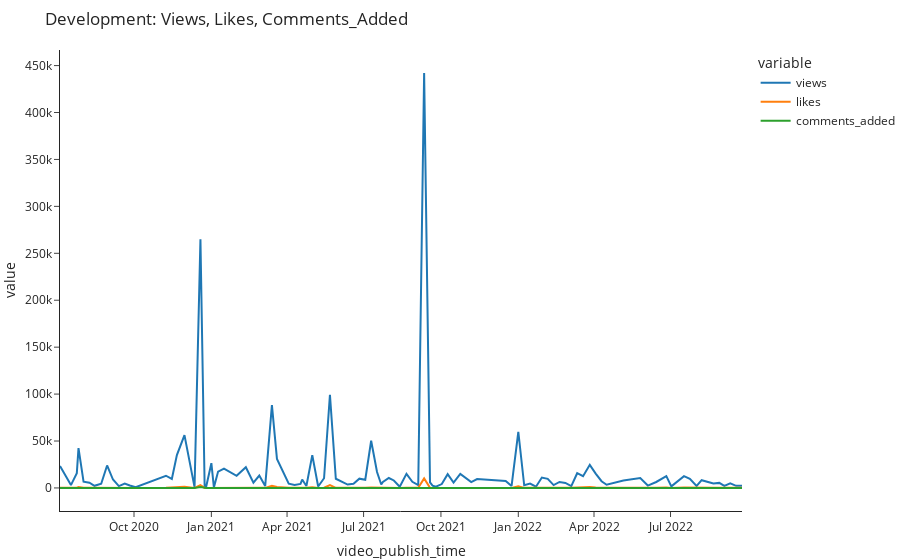

The notebook cell this image was saved under:
### Markdown cell above
#### More fancy plots

### Code cell
# def plot_timeseries(df: pd.DataFrame, columns):
#     df = df.set_index('video_publish_time').sort_index()
#     fig = px.line(
#         df,
#         x=df.index,
#         y=columns,
#         template='simple_white',
#         hover_name='video_title',
#         title=f"Development:{', '.join(columns).title()}"
#     )
#     fig.update_layout(hovermode='x unified', margin=dict(l=0, r=0, t=50, b=5))
#     return fig

# fig = plot_timeseries(df, columns=['views', 'likes', 'comments_added'])
# fig

def plot_timeseries(df, columns):
    df = df.set_index("video_publish_time").sort_index()
    fig = px.line(
        df,
        x=df.index,
        y=columns,
        template="simple_white",
        hover_name="video_title",
        title=f"Development: {', '.join(columns).title()}",
    )
    fig.update_layout(hovermode="x unified", margin=dict(l=0, r=0, t=50, b=5))
    return fig

fig = plot_timeseries(df=df, columns=["views", "likes", "comments_added"])
fig.show()

### Figure 1 — Plotly figure (JSON) as saved in the notebook; plotly's stock layout.template omitted (floating-point values rounded to 4 significant figures)
{"data": [{"hovertemplate": "<b>%{hovertext}</b><br><br>variable=views<br>video_publish_time=%{x}<br>value=%{y}<extra></extra>", "hovertext": ["📈 How To Get Stock Data In Excel By Using VBA | Step-by-Step Tutorial", "💻 How To Create A GUI In Python Using Tkinter To Display COVID19 Stats | Step-by-Step Tutorial", "How To Create An Interactive Gantt Diagram In Python Using Plotly & Excel | Step-by-Step Tutorial", "How To Execute A Python Script From Excel Using VBA | Step-by-Step Tutorial [EASY]", "How To Create A Treemap & Sunburst Chart In Python Using Plotly & Excel | Tutorial [EASY] 💻", "How To Create An Animated Bar Chart (Bar Race) In Python Using Plotly & Excel | Tutorial [EASY] 💻", "How To Create A Waterfall Chart In Python Using Plotly & Excel | Tutorial [EASY] 💻", "How To Create A Pie Chart In Python Using Plotly & Excel | Tutorial [EASY] 💻", "How To Create A Word Cloud In Python | Tutorial [EASY] 💻", "How to Get Stock Data & Export It To Excel Using Python | Tutorial [EASY] 💻", "How To Create A GUI Program In Python Using Tkinter (EASY) 💻 | Fun Fact Generator", "📈 How To Create A Candlestick Chart In Python Using Plotly | Tutorial [EASY]", "How To Create A Bar Race Animation Using Excel And Python | Tutorial [EASY] 💻", "Excel Template To Create Interactive Waterfall Charts | Combines VBA + Python 💻", "Send WhatsApp Messages From Excel With VBA Using Twilio | Step-by-Step Tutorial 💬", "Turn Your Excel Worksheet Into An Exploratory Data Analysis Report In Just 3 Lines Of Python Code 🔥", "How To Send SMS Messages From Excel With VBA | Step-by-Step Tutorial 💬", "How To Automate Excel Using Python | Combine Files & Create Charts 🤓", "Create Hand Drawn Charts In Excel Using Python (Fast & Easy) | Cutecharts Tutorial 📊", "How To Send WhatsApp Messages From Excel Using VBA (Free & Easy) 📲", "How To Create An Interactive Population Pyramid in Python Using Plotly (Fast & Easy)", "Create Gauge & Bullet Charts In 3 Seconds Using Excel and Python 🐍 | Free Excel Template", "Send Daily Push Notifications to Your Phone Using Python | Build A New Year's Resolution BOT (fast)", "Quick Tip: Excel VBA Debugging", "Install Miniconda (Python) with Jupyter Notebook and Setting Up Virtual Environments on Windows 10", "How to Export WhatsApp Chat History to Excel using Python 📲 (fast & easy) | Android and iOS", "Solve Real-World Data Science Tasks in Python | Data Analysis with Pandas & Plotly (Full Tutorial)", "How to Run Python in an Open Excel Workbook (EASY) | Combine Excel & Python | xlwings Tutorial", "Read Messy & Poorly Structured Excel Files Using Pandas (Python)", "Replace Excel Vlookup in Python Using Pandas (fast & easy) | Pandas Merge Tutorial", "Pull Stock Data & Export It To Excel Using Python #shorts", "Turn Your Excel File Into A Web App With Python (fast & easy) | Streamlit Tutorial", "Deploy Your Streamlit Web App on Heroku For Free (fast & easy)", "Build a Dividend & Portfolio Tracker in Excel by using Python [Free Template]", "Build a Weather App in Excel by using Python", "How to Merge Multiple PDF Files in Excel Using Python (fast & easy)", "What is this channel all about...", "How To Create Pandas Dataframe From Clipboard #Shorts", "Automating Word Documents from Excel Using Python | ‘docxtpl’ Tutorial", "Create A Liquid (Water Polo) Chart From Excel Data in Python | ‘PyeCharts’ Tutorials", "Split Excel Data into Multiple Files by Column Values using Python (fast & easy)", "How to Create an Excel Data Entry Form in 10 Minutes Using Python (No VBA) | Easy & Simple", "How To Send Bulk SMS From Excel With TWILIO + VBA [Free Template]", "Python: Split Each Excel Sheet Into Separate Files (fast & easy)", "Excel SUMIFS, COUNTIFS & AVERAGEIFS in PYTHON (Pandas Library)", "How to Send Push Notifications to Your Phone Using Excel & VBA", "Build a Web App to Group & Plot Excel Files in Python with Streamlit", "Python: Combine All Excel Files in a Folder into One Workbook", "Send BULK SMS From Your OWN Number Using EXCEL [Free Template]", "Python: Copy Data From Multiple Files to Master File | Read/Write Closed Excel Files Using Openpyxl", "How To Remove “Made with Streamlit”, Hamburger Icon Menu & Streamlit Header", "Send Bulk Emails From Your Gmail Account Using Excel VBA (with Attachments) | FREE TEMPLATE 😎", "Combine Excel & Python | Execute a Python Script from Excel using xlwings | Works on Windows & macOS", "FREE Excel Add-in to Boost Your Productivity", "Python: Group Excel Sheets & Save Them As Separate Workbooks", "How To Execute An Excel VBA Macro From Python", "Integrate Lottie Animations Inside Your Streamlit App!", "Create A Pandas Dataframe Right Inside Excel", "Turn An Excel Sheet Into An Interactive Dashboard Using Python (Streamlit)", "How To Add A Contact Form To Your Streamlit App", "How To Save Cookies & Login Data In Selenium VBA (Chrome Webdriver)", "Automate Tinder with EXCEL | Step-By-Step Tutorial", "4 Pandas Functions That I Wish I Knew Earlier", "Automate Excel Reporting Using Python (Real-Life-Example) | Pandas, Plotly, Xlwings Tutorial", "How to use the Pathlib Module in Python | QuickStart Guide for Beginners", "How To Easily Insert Python Charts Into Excel", "Create and Distribute Excel Files using Python and Outlook | Automate Excel with Python", "Python: How to Loop Through Folders and Subfolders", "Is PYTHON or VBA better? Which language should you learn? 🤔", "Add a snowflake animation to your streamlit web app (quick & easy)", "Build a Website in only 12 minutes using Python & Streamlit", "How to Split Each Excel Sheet Into a Separate File Using Python", "Find & Replace Values in Multiple Excel Files using Python (fast & easy)", "Save Excel Values From Each Worksheet In A Separate File", "Export Pandas DataFrames to new & existing Excel workbook", "Create a Data Entry Form for MS Word in 10 Minutes using Python | PySimpleGUI & docxtpl Tutorial", "How to Merge Excel Files with Different Headers in Python", "Generate MS Word documents in bulk based on an Excel list using Python", "Supercharge Excel With Python 🚀", "Weighted Average Calculation in Pandas", "The EASIEST way to insert a NAVIGATION into your Streamlit app", "Download All Messages & Attachments From Outlook Using Python", "Turn Your Excel Data Into An Interactive Dashboard Using Python | Pyecharts Tutorial", "Compare Two Excel Sheets with Different Number of Rows and Find Differences using Python", "Make a GUI with just ONE LINE of code using Python", "Merge multiple PDF files based on their name using Python (Real-World Example)", "Turn Your Excel Sheet Into An Interactive Application Using Python (Full Project)", "How to Add a User Authentication Service (Login Form) in Streamlit", "Execute a Python Script from Excel using the MyToolBelt add-in", "How to Add a User Authentication Service (Login Form) in Streamlit + Database", "Build A Streamlit Web App From Scratch (incl. NoSQL Database + interactive Sankey chart) 🚀", "How to Lock Cells in Excel using Python 🔒 (by Cell Color, Font Style, Formula or Cell Value)", "Create an advanced GUI app with PySimpleGUI (Full Tutorial)", "How to create a Streamlit Multi-Page Web App", "Export a Pandas Dataframe to Excel with Document Properties", "Run SQL queries in EXCEL (just like a normal Excel formula 🤯)", "Automate Emails Using Python! Build An Automatic Payment Reminder & Schedule Your Scripts Online", "Build A Digital Resume Using Python & Streamlit", "Convert the content from multiple TXT or CSV files into Excel using Python (Real-World Example)", "5 Little Known Pandas Features 🤓", "Deploy Your Streamlit App To Render (Free Heroku Alternative)", "The EASIEST way to load multiple EXCEL sheets in PANDAS"], "legendgroup": "views", "line": {"color": "#1F77B4", "dash": "solid"}, "marker": {"symbol": "circle"}, "mode": "lines", "name": "views", "orientation": "v", "showlegend": true, "type": "scatter", "x": ["2020-07-05T00:00:00", "2020-07-18T00:00:00", "2020-07-25T00:00:00", "2020-07-27T00:00:00", "2020-08-02T00:00:00", "2020-08-09T00:00:00", "2020-08-15T00:00:00", "2020-08-23T00:00:00", "2020-08-30T00:00:00", "2020-09-06T00:00:00", "2020-09-13T00:00:00", "2020-09-20T00:00:00", "2020-09-26T00:00:00", "2020-10-03T00:00:00", "2020-11-08T00:00:00", "2020-11-15T00:00:00", "2020-11-21T00:00:00", "2020-11-30T00:00:00", "2020-12-12T00:00:00", "2020-12-19T00:00:00", "2020-12-24T00:00:00", "2020-12-26T00:00:00", "2021-01-01T00:00:00", "2021-01-04T00:00:00", "2021-01-09T00:00:00", "2021-01-16T00:00:00", "2021-01-31T00:00:00", "2021-02-11T00:00:00", "2021-02-20T00:00:00", "2021-02-27T00:00:00", "2021-03-06T00:00:00", "2021-03-14T00:00:00", "2021-03-20T00:00:00", "2021-04-03T00:00:00", "2021-04-10T00:00:00", "2021-04-17T00:00:00", "2021-04-19T00:00:00", "2021-04-24T00:00:00", "2021-05-01T00:00:00", "2021-05-08T00:00:00", "2021-05-15T00:00:00", "2021-05-22T00:00:00", "2021-05-29T00:00:00", "2021-06-05T00:00:00", "2021-06-12T00:00:00", "2021-06-19T00:00:00", "2021-06-26T00:00:00", "2021-07-03T00:00:00", "2021-07-10T00:00:00", "2021-07-17T00:00:00", "2021-07-22T00:00:00", "2021-07-24T00:00:00", "2021-07-31T00:00:00", "2021-08-06T00:00:00", "2021-08-13T00:00:00", "2021-08-21T00:00:00", "2021-08-28T00:00:00", "2021-09-04T00:00:00", "2021-09-11T00:00:00", "2021-09-18T00:00:00", "2021-09-21T00:00:00", "2021-09-25T00:00:00", "2021-10-02T00:00:00", "2021-10-09T00:00:00", "2021-10-16T00:00:00", "2021-10-24T00:00:00", "2021-11-06T00:00:00", "2021-11-13T00:00:00", "2021-12-17T00:00:00", "2021-12-24T00:00:00", "2022-01-01T00:00:00", "2022-01-08T00:00:00", "2022-01-15T00:00:00", "2022-01-22T00:00:00", "2022-01-29T00:00:00", "2022-02-05T00:00:00", "2022-02-12T00:00:00", "2022-02-19T00:00:00", "2022-02-26T00:00:00", "2022-03-05T00:00:00", "2022-03-12T00:00:00", "2022-03-19T00:00:00", "2022-03-27T00:00:00", "2022-04-03T00:00:00", "2022-04-10T00:00:00", "2022-04-16T00:00:00", "2022-05-06T00:00:00", "2022-05-26T00:00:00", "2022-06-04T00:00:00", "2022-06-14T00:00:00", "2022-06-26T00:00:00", "2022-07-02T00:00:00", "2022-07-17T00:00:00", "2022-07-24T00:00:00", "2022-08-01T00:00:00", "2022-08-07T00:00:00", "2022-08-21T00:00:00", "2022-08-28T00:00:00", "2022-09-03T00:00:00", "2022-09-10T00:00:00", "2022-09-17T00:00:00", "2022-09-24T00:00:00"], "xaxis": "x", "y": [23304, 3058, 15731, 42471, 6604, 5534, 2307, 4465, 23941, 8966, 1994, 4666, 2610, 806, 13026, 9606, 35044, 56273, 904, 265002, 2121, 2159, 26379, 621, 17415, 20518, 12911, 22070, 5555, 13245, 1961, 88223, 30941, 4550, 3197, 4257, 8974, 2137, 34943, 1538, 10331, 99259, 9781, 6659, 3584, 4498, 9875, 8719, 50270, 17039, 3708, 6397, 10585, 7972, 1322, 14967, 6600, 3001, 442044, 5976, 2436, 1343, 4129, 14713, 5783, 15027, 6170, 9416, 7523, 2087, 59870, 2866, 4685, 1360, 11057, 9668, 3068, 6382, 5343, 1957, 15711, 12532, 24612, 15348, 7158, 3432, 7829, 10576, 2554, 6365, 12591, 1688, 12537, 9704, 2111, 8268, 4800, 5400, 2143, 4979, 2238, 2221], "yaxis": "y"}, {"hovertemplate": "<b>%{hovertext}</b><br><br>variable=likes<br>video_publish_time=%{x}<br>value=%{y}<extra></extra>", "hovertext": ["📈 How To Get Stock Data In Excel By Using VBA | Step-by-Step Tutorial", "💻 How To Create A GUI In Python Using Tkinter To Display COVID19 Stats | Step-by-Step Tutorial", "How To Create An Interactive Gantt Diagram In Python Using Plotly & Excel | Step-by-Step Tutorial", "How To Execute A Python Script From Excel Using VBA | Step-by-Step Tutorial [EASY]", "How To Create A Treemap & Sunburst Chart In Python Using Plotly & Excel | Tutorial [EASY] 💻", "How To Create An Animated Bar Chart (Bar Race) In Python Using Plotly & Excel | Tutorial [EASY] 💻", "How To Create A Waterfall Chart In Python Using Plotly & Excel | Tutorial [EASY] 💻", "How To Create A Pie Chart In Python Using Plotly & Excel | Tutorial [EASY] 💻", "How To Create A Word Cloud In Python | Tutorial [EASY] 💻", "How to Get Stock Data & Export It To Excel Using Python | Tutorial [EASY] 💻", "How To Create A GUI Program In Python Using Tkinter (EASY) 💻 | Fun Fact Generator", "📈 How To Create A Candlestick Chart In Python Using Plotly | Tutorial [EASY]", "How To Create A Bar Race Animation Using Excel And Python | Tutorial [EASY] 💻", "Excel Template To Create Interactive Waterfall Charts | Combines VBA + Python 💻", "Send WhatsApp Messages From Excel With VBA Using Twilio | Step-by-Step Tutorial 💬", "Turn Your Excel Worksheet Into An Exploratory Data Analysis Report In Just 3 Lines Of Python Code 🔥", "How To Send SMS Messages From Excel With VBA | Step-by-Step Tutorial 💬", "How To Automate Excel Using Python | Combine Files & Create Charts 🤓", "Create Hand Drawn Charts In Excel Using Python (Fast & Easy) | Cutecharts Tutorial 📊", "How To Send WhatsApp Messages From Excel Using VBA (Free & Easy) 📲", "How To Create An Interactive Population Pyramid in Python Using Plotly (Fast & Easy)", "Create Gauge & Bullet Charts In 3 Seconds Using Excel and Python 🐍 | Free Excel Template", "Send Daily Push Notifications to Your Phone Using Python | Build A New Year's Resolution BOT (fast)", "Quick Tip: Excel VBA Debugging", "Install Miniconda (Python) with Jupyter Notebook and Setting Up Virtual Environments on Windows 10", "How to Export WhatsApp Chat History to Excel using Python 📲 (fast & easy) | Android and iOS", "Solve Real-World Data Science Tasks in Python | Data Analysis with Pandas & Plotly (Full Tutorial)", "How to Run Python in an Open Excel Workbook (EASY) | Combine Excel & Python | xlwings Tutorial", "Read Messy & Poorly Structured Excel Files Using Pandas (Python)", "Replace Excel Vlookup in Python Using Pandas (fast & easy) | Pandas Merge Tutorial", "Pull Stock Data & Export It To Excel Using Python #shorts", "Turn Your Excel File Into A Web App With Python (fast & easy) | Streamlit Tutorial", "Deploy Your Streamlit Web App on Heroku For Free (fast & easy)", "Build a Dividend & Portfolio Tracker in Excel by using Python [Free Template]", "Build a Weather App in Excel by using Python", "How to Merge Multiple PDF Files in Excel Using Python (fast & easy)", "What is this channel all about...", "How To Create Pandas Dataframe From Clipboard #Shorts", "Automating Word Documents from Excel Using Python | ‘docxtpl’ Tutorial", "Create A Liquid (Water Polo) Chart From Excel Data in Python | ‘PyeCharts’ Tutorials", "Split Excel Data into Multiple Files by Column Values using Python (fast & easy)", "How to Create an Excel Data Entry Form in 10 Minutes Using Python (No VBA) | Easy & Simple", "How To Send Bulk SMS From Excel With TWILIO + VBA [Free Template]", "Python: Split Each Excel Sheet Into Separate Files (fast & easy)", "Excel SUMIFS, COUNTIFS & AVERAGEIFS in PYTHON (Pandas Library)", "How to Send Push Notifications to Your Phone Using Excel & VBA", "Build a Web App to Group & Plot Excel Files in Python with Streamlit", "Python: Combine All Excel Files in a Folder into One Workbook", "Send BULK SMS From Your OWN Number Using EXCEL [Free Template]", "Python: Copy Data From Multiple Files to Master File | Read/Write Closed Excel Files Using Openpyxl", "How To Remove “Made with Streamlit”, Hamburger Icon Menu & Streamlit Header", "Send Bulk Emails From Your Gmail Account Using Excel VBA (with Attachments) | FREE TEMPLATE 😎", "Combine Excel & Python | Execute a Python Script from Excel using xlwings | Works on Windows & macOS", "FREE Excel Add-in to Boost Your Productivity", "Python: Group Excel Sheets & Save Them As Separate Workbooks", "How To Execute An Excel VBA Macro From Python", "Integrate Lottie Animations Inside Your Streamlit App!", "Create A Pandas Dataframe Right Inside Excel", "Turn An Excel Sheet Into An Interactive Dashboard Using Python (Streamlit)", "How To Add A Contact Form To Your Streamlit App", "How To Save Cookies & Login Data In Selenium VBA (Chrome Webdriver)", "Automate Tinder with EXCEL | Step-By-Step Tutorial", "4 Pandas Functions That I Wish I Knew Earlier", "Automate Excel Reporting Using Python (Real-Life-Example) | Pandas, Plotly, Xlwings Tutorial", "How to use the Pathlib Module in Python | QuickStart Guide for Beginners", "How To Easily Insert Python Charts Into Excel", "Create and Distribute Excel Files using Python and Outlook | Automate Excel with Python", "Python: How to Loop Through Folders and Subfolders", "Is PYTHON or VBA better? Which language should you learn? 🤔", "Add a snowflake animation to your streamlit web app (quick & easy)", "Build a Website in only 12 minutes using Python & Streamlit", "How to Split Each Excel Sheet Into a Separate File Using Python", "Find & Replace Values in Multiple Excel Files using Python (fast & easy)", "Save Excel Values From Each Worksheet In A Separate File", "Export Pandas DataFrames to new & existing Excel workbook", "Create a Data Entry Form for MS Word in 10 Minutes using Python | PySimpleGUI & docxtpl Tutorial", "How to Merge Excel Files with Different Headers in Python", "Generate MS Word documents in bulk based on an Excel list using Python", "Supercharge Excel With Python 🚀", "Weighted Average Calculation in Pandas", "The EASIEST way to insert a NAVIGATION into your Streamlit app", "Download All Messages & Attachments From Outlook Using Python", "Turn Your Excel Data Into An Interactive Dashboard Using Python | Pyecharts Tutorial", "Compare Two Excel Sheets with Different Number of Rows and Find Differences using Python", "Make a GUI with just ONE LINE of code using Python", "Merge multiple PDF files based on their name using Python (Real-World Example)", "Turn Your Excel Sheet Into An Interactive Application Using Python (Full Project)", "How to Add a User Authentication Service (Login Form) in Streamlit", "Execute a Python Script from Excel using the MyToolBelt add-in", "How to Add a User Authentication Service (Login Form) in Streamlit + Database", "Build A Streamlit Web App From Scratch (incl. NoSQL Database + interactive Sankey chart) 🚀", "How to Lock Cells in Excel using Python 🔒 (by Cell Color, Font Style, Formula or Cell Value)", "Create an advanced GUI app with PySimpleGUI (Full Tutorial)", "How to create a Streamlit Multi-Page Web App", "Export a Pandas Dataframe to Excel with Document Properties", "Run SQL queries in EXCEL (just like a normal Excel formula 🤯)", "Automate Emails Using Python! Build An Automatic Payment Reminder & Schedule Your Scripts Online", "Build A Digital Resume Using Python & Streamlit", "Convert the content from multiple TXT or CSV files into Excel using Python (Real-World Example)", "5 Little Known Pandas Features 🤓", "Deploy Your Streamlit App To Render (Free Heroku Alternative)", "The EASIEST way to load multiple EXCEL sheets in PANDAS"], "legendgroup": "likes", "line": {"color": "#FF7F0E", "dash": "solid"}, "marker": {"symbol": "circle"}, "mode": "lines", "name": "likes", "orientation": "v", "showlegend": true, "type": "scatter", "x": ["2020-07-05T00:00:00", "2020-07-18T00:00:00", "2020-07-25T00:00:00", "2020-07-27T00:00:00", "2020-08-02T00:00:00", "2020-08-09T00:00:00", "2020-08-15T00:00:00", "2020-08-23T00:00:00", "2020-08-30T00:00:00", "2020-09-06T00:00:00", "2020-09-13T00:00:00", "2020-09-20T00:00:00", "2020-09-26T00:00:00", "2020-10-03T00:00:00", "2020-11-08T00:00:00", "2020-11-15T00:00:00", "2020-11-21T00:00:00", "2020-11-30T00:00:00", "2020-12-12T00:00:00", "2020-12-19T00:00:00", "2020-12-24T00:00:00", "2020-12-26T00:00:00", "2021-01-01T00:00:00", "2021-01-04T00:00:00", "2021-01-09T00:00:00", "2021-01-16T00:00:00", "2021-01-31T00:00:00", "2021-02-11T00:00:00", "2021-02-20T00:00:00", "2021-02-27T00:00:00", "2021-03-06T00:00:00", "2021-03-14T00:00:00", "2021-03-20T00:00:00", "2021-04-03T00:00:00", "2021-04-10T00:00:00", "2021-04-17T00:00:00", "2021-04-19T00:00:00", "2021-04-24T00:00:00", "2021-05-01T00:00:00", "2021-05-08T00:00:00", "2021-05-15T00:00:00", "2021-05-22T00:00:00", "2021-05-29T00:00:00", "2021-06-05T00:00:00", "2021-06-12T00:00:00", "2021-06-19T00:00:00", "2021-06-26T00:00:00", "2021-07-03T00:00:00", "2021-07-10T00:00:00", "2021-07-17T00:00:00", "2021-07-22T00:00:00", "2021-07-24T00:00:00", "2021-07-31T00:00:00", "2021-08-06T00:00:00", "2021-08-13T00:00:00", "2021-08-21T00:00:00", "2021-08-28T00:00:00", "2021-09-04T00:00:00", "2021-09-11T00:00:00", "2021-09-18T00:00:00", "2021-09-21T00:00:00", "2021-09-25T00:00:00", "2021-10-02T00:00:00", "2021-10-09T00:00:00", "2021-10-16T00:00:00", "2021-10-24T00:00:00", "2021-11-06T00:00:00", "2021-11-13T00:00:00", "2021-12-17T00:00:00", "2021-12-24T00:00:00", "2022-01-01T00:00:00", "2022-01-08T00:00:00", "2022-01-15T00:00:00", "2022-01-22T00:00:00", "2022-01-29T00:00:00", "2022-02-05T00:00:00", "2022-02-12T00:00:00", "2022-02-19T00:00:00", "2022-02-26T00:00:00", "2022-03-05T00:00:00", "2022-03-12T00:00:00", "2022-03-19T00:00:00", "2022-03-27T00:00:00", "2022-04-03T00:00:00", "2022-04-10T00:00:00", "2022-04-16T00:00:00", "2022-05-06T00:00:00", "2022-05-26T00:00:00", "2022-06-04T00:00:00", "2022-06-14T00:00:00", "2022-06-26T00:00:00", "2022-07-02T00:00:00", "2022-07-17T00:00:00", "2022-07-24T00:00:00", "2022-08-01T00:00:00", "2022-08-07T00:00:00", "2022-08-21T00:00:00", "2022-08-28T00:00:00", "2022-09-03T00:00:00", "2022-09-10T00:00:00", "2022-09-17T00:00:00", "2022-09-24T00:00:00"], "xaxis": "x", "y": [304, 42, 258, 883, 147, 119, 62, 58, 377, 158, 46, 92, 74, 25, 119, 301, 362, 1377, 48, 3057, 55, 49, 512, 14, 317, 271, 414, 393, 196, 345, 89, 2398, 966, 140, 87, 103, 47, 139, 745, 70, 237, 3112, 164, 86, 105, 109, 321, 171, 537, 373, 115, 135, 210, 294, 38, 261, 239, 124, 10175, 128, 46, 45, 360, 414, 256, 438, 270, 308, 271, 58, 1897, 102, 178, 50, 231, 421, 125, 238, 218, 93, 538, 364, 896, 385, 311, 154, 315, 392, 105, 203, 468, 56, 424, 246, 96, 338, 235, 280, 95, 293, 142, 134], "yaxis": "y"}, {"hovertemplate": "<b>%{hovertext}</b><br><br>variable=comments_added<br>video_publish_time=%{x}<br>value=%{y}<extra></extra>", "hovertext": ["📈 How To Get Stock Data In Excel By Using VBA | Step-by-Step Tutorial", "💻 How To Create A GUI In Python Using Tkinter To Display COVID19 Stats | Step-by-Step Tutorial", "How To Create An Interactive Gantt Diagram In Python Using Plotly & Excel | Step-by-Step Tutorial", "How To Execute A Python Script From Excel Using VBA | Step-by-Step Tutorial [EASY]", "How To Create A Treemap & Sunburst Chart In Python Using Plotly & Excel | Tutorial [EASY] 💻", "How To Create An Animated Bar Chart (Bar Race) In Python Using Plotly & Excel | Tutorial [EASY] 💻", "How To Create A Waterfall Chart In Python Using Plotly & Excel | Tutorial [EASY] 💻", "How To Create A Pie Chart In Python Using Plotly & Excel | Tutorial [EASY] 💻", "How To Create A Word Cloud In Python | Tutorial [EASY] 💻", "How to Get Stock Data & Export It To Excel Using Python | Tutorial [EASY] 💻", "How To Create A GUI Program In Python Using Tkinter (EASY) 💻 | Fun Fact Generator", "📈 How To Create A Candlestick Chart In Python Using Plotly | Tutorial [EASY]", "How To Create A Bar Race Animation Using Excel And Python | Tutorial [EASY] 💻", "Excel Template To Create Interactive Waterfall Charts | Combines VBA + Python 💻", "Send WhatsApp Messages From Excel With VBA Using Twilio | Step-by-Step Tutorial 💬", "Turn Your Excel Worksheet Into An Exploratory Data Analysis Report In Just 3 Lines Of Python Code 🔥", "How To Send SMS Messages From Excel With VBA | Step-by-Step Tutorial 💬", "How To Automate Excel Using Python | Combine Files & Create Charts 🤓", "Create Hand Drawn Charts In Excel Using Python (Fast & Easy) | Cutecharts Tutorial 📊", "How To Send WhatsApp Messages From Excel Using VBA (Free & Easy) 📲", "How To Create An Interactive Population Pyramid in Python Using Plotly (Fast & Easy)", "Create Gauge & Bullet Charts In 3 Seconds Using Excel and Python 🐍 | Free Excel Template", "Send Daily Push Notifications to Your Phone Using Python | Build A New Year's Resolution BOT (fast)", "Quick Tip: Excel VBA Debugging", "Install Miniconda (Python) with Jupyter Notebook and Setting Up Virtual Environments on Windows 10", "How to Export WhatsApp Chat History to Excel using Python 📲 (fast & easy) | Android and iOS", "Solve Real-World Data Science Tasks in Python | Data Analysis with Pandas & Plotly (Full Tutorial)", "How to Run Python in an Open Excel Workbook (EASY) | Combine Excel & Python | xlwings Tutorial", "Read Messy & Poorly Structured Excel Files Using Pandas (Python)", "Replace Excel Vlookup in Python Using Pandas (fast & easy) | Pandas Merge Tutorial", "Pull Stock Data & Export It To Excel Using Python #shorts", "Turn Your Excel File Into A Web App With Python (fast & easy) | Streamlit Tutorial", "Deploy Your Streamlit Web App on Heroku For Free (fast & easy)", "Build a Dividend & Portfolio Tracker in Excel by using Python [Free Template]", "Build a Weather App in Excel by using Python", "How to Merge Multiple PDF Files in Excel Using Python (fast & easy)", "What is this channel all about...", "How To Create Pandas Dataframe From Clipboard #Shorts", "Automating Word Documents from Excel Using Python | ‘docxtpl’ Tutorial", "Create A Liquid (Water Polo) Chart From Excel Data in Python | ‘PyeCharts’ Tutorials", "Split Excel Data into Multiple Files by Column Values using Python (fast & easy)", "How to Create an Excel Data Entry Form in 10 Minutes Using Python (No VBA) | Easy & Simple", "How To Send Bulk SMS From Excel With TWILIO + VBA [Free Template]", "Python: Split Each Excel Sheet Into Separate Files (fast & easy)", "Excel SUMIFS, COUNTIFS & AVERAGEIFS in PYTHON (Pandas Library)", "How to Send Push Notifications to Your Phone Using Excel & VBA", "Build a Web App to Group & Plot Excel Files in Python with Streamlit", "Python: Combine All Excel Files in a Folder into One Workbook", "Send BULK SMS From Your OWN Number Using EXCEL [Free Template]", "Python: Copy Data From Multiple Files to Master File | Read/Write Closed Excel Files Using Openpyxl", "How To Remove “Made with Streamlit”, Hamburger Icon Menu & Streamlit Header", "Send Bulk Emails From Your Gmail Account Using Excel VBA (with Attachments) | FREE TEMPLATE 😎", "Combine Excel & Python | Execute a Python Script from Excel using xlwings | Works on Windows & macOS", "FREE Excel Add-in to Boost Your Productivity", "Python: Group Excel Sheets & Save Them As Separate Workbooks", "How To Execute An Excel VBA Macro From Python", "Integrate Lottie Animations Inside Your Streamlit App!", "Create A Pandas Dataframe Right Inside Excel", "Turn An Excel Sheet Into An Interactive Dashboard Using Python (Streamlit)", "How To Add A Contact Form To Your Streamlit App", "How To Save Cookies & Login Data In Selenium VBA (Chrome Webdriver)", "Automate Tinder with EXCEL | Step-By-Step Tutorial", "4 Pandas Functions That I Wish I Knew Earlier", "Automate Excel Reporting Using Python (Real-Life-Example) | Pandas, Plotly, Xlwings Tutorial", "How to use the Pathlib Module in Python | QuickStart Guide for Beginners", "How To Easily Insert Python Charts Into Excel", "Create and Distribute Excel Files using Python and Outlook | Automate Excel with Python", "Python: How to Loop Through Folders and Subfolders", "Is PYTHON or VBA better? Which language should you learn? 🤔", "Add a snowflake animation to your streamlit web app (quick & easy)", "Build a Website in only 12 minutes using Python & Streamlit", "How to Split Each Excel Sheet Into a Separate File Using Python", "Find & Replace Values in Multiple Excel Files using Python (fast & easy)", "Save Excel Values From Each Worksheet In A Separate File", "Export Pandas DataFrames to new & existing Excel workbook", "Create a Data Entry Form for MS Word in 10 Minutes using Python | PySimpleGUI & docxtpl Tutorial", "How to Merge Excel Files with Different Headers in Python", "Generate MS Word documents in bulk based on an Excel list using Python", "Supercharge Excel With Python 🚀", "Weighted Average Calculation in Pandas", "The EASIEST way to insert a NAVIGATION into your Streamlit app", "Download All Messages & Attachments From Outlook Using Python", "Turn Your Excel Data Into An Interactive Dashboard Using Python | Pyecharts Tutorial", "Compare Two Excel Sheets with Different Number of Rows and Find Differences using Python", "Make a GUI with just ONE LINE of code using Python", "Merge multiple PDF files based on their name using Python (Real-World Example)", "Turn Your Excel Sheet Into An Interactive Application Using Python (Full Project)", "How to Add a User Authentication Service (Login Form) in Streamlit", "Execute a Python Script from Excel using the MyToolBelt add-in", "How to Add a User Authentication Service (Login Form) in Streamlit + Database", "Build A Streamlit Web App From Scratch (incl. NoSQL Database + interactive Sankey chart) 🚀", "How to Lock Cells in Excel using Python 🔒 (by Cell Color, Font Style, Formula or Cell Value)", "Create an advanced GUI app with PySimpleGUI (Full Tutorial)", "How to create a Streamlit Multi-Page Web App", "Export a Pandas Dataframe to Excel with Document Properties", "Run SQL queries in EXCEL (just like a normal Excel formula 🤯)", "Automate Emails Using Python! Build An Automatic Payment Reminder & Schedule Your Scripts Online", "Build A Digital Resume Using Python & Streamlit", "Convert the content from multiple TXT or CSV files into Excel using Python (Real-World Example)", "5 Little Known Pandas Features 🤓", "Deploy Your Streamlit App To Render (Free Heroku Alternative)", "The EASIEST way to load multiple EXCEL sheets in PANDAS"], "legendgroup": "comments_added", "line": {"color": "#2CA02C", "dash": "solid"}, "marker": {"symbol": "circle"}, "mode": "lines", "name": "comments_added", "orientation": "v", "showlegend": true, "type": "scatter", "x": ["2020-07-05T00:00:00", "2020-07-18T00:00:00", "2020-07-25T00:00:00", "2020-07-27T00:00:00", "2020-08-02T00:00:00", "2020-08-09T00:00:00", "2020-08-15T00:00:00", "2020-08-23T00:00:00", "2020-08-30T00:00:00", "2020-09-06T00:00:00", "2020-09-13T00:00:00", "2020-09-20T00:00:00", "2020-09-26T00:00:00", "2020-10-03T00:00:00", "2020-11-08T00:00:00", "2020-11-15T00:00:00", "2020-11-21T00:00:00", "2020-11-30T00:00:00", "2020-12-12T00:00:00", "2020-12-19T00:00:00", "2020-12-24T00:00:00", "2020-12-26T00:00:00", "2021-01-01T00:00:00", "2021-01-04T00:00:00", "2021-01-09T00:00:00", "2021-01-16T00:00:00", "2021-01-31T00:00:00", "2021-02-11T00:00:00", "2021-02-20T00:00:00", "2021-02-27T00:00:00", "2021-03-06T00:00:00", "2021-03-14T00:00:00", "2021-03-20T00:00:00", "2021-04-03T00:00:00", "2021-04-10T00:00:00", "2021-04-17T00:00:00", "2021-04-19T00:00:00", "2021-04-24T00:00:00", "2021-05-01T00:00:00", "2021-05-08T00:00:00", "2021-05-15T00:00:00", "2021-05-22T00:00:00", "2021-05-29T00:00:00", "2021-06-05T00:00:00", "2021-06-12T00:00:00", "2021-06-19T00:00:00", "2021-06-26T00:00:00", "2021-07-03T00:00:00", "2021-07-10T00:00:00", "2021-07-17T00:00:00", "2021-07-22T00:00:00", "2021-07-24T00:00:00", "2021-07-31T00:00:00", "2021-08-06T00:00:00", "2021-08-13T00:00:00", "2021-08-21T00:00:00", "2021-08-28T00:00:00", "2021-09-04T00:00:00", "2021-09-11T00:00:00", "2021-09-18T00:00:00", "2021-09-21T00:00:00", "2021-09-25T00:00:00", "2021-10-02T00:00:00", "2021-10-09T00:00:00", "2021-10-16T00:00:00", "2021-10-24T00:00:00", "2021-11-06T00:00:00", "2021-11-13T00:00:00", "2021-12-17T00:00:00", "2021-12-24T00:00:00", "2022-01-01T00:00:00", "2022-01-08T00:00:00", "2022-01-15T00:00:00", "2022-01-22T00:00:00", "2022-01-29T00:00:00", "2022-02-05T00:00:00", "2022-02-12T00:00:00", "2022-02-19T00:00:00", "2022-02-26T00:00:00", "2022-03-05T00:00:00", "2022-03-12T00:00:00", "2022-03-19T00:00:00", "2022-03-27T00:00:00", "2022-04-03T00:00:00", "2022-04-10T00:00:00", "2022-04-16T00:00:00", "2022-05-06T00:00:00", "2022-05-26T00:00:00", "2022-06-04T00:00:00", "2022-06-14T00:00:00", "2022-06-26T00:00:00", "2022-07-02T00:00:00", "2022-07-17T00:00:00", "2022-07-24T00:00:00", "2022-08-01T00:00:00", "2022-08-07T00:00:00", "2022-08-21T00:00:00", "2022-08-28T00:00:00", "2022-09-03T00:00:00", "2022-09-10T00:00:00", "2022-09-17T00:00:00", "2022-09-24T00:00:00"], "xaxis": "x", "y": [58, 9, 25, 59, 13, 7, 5, 13, 23, 15, 3, 6, 7, 6, 31, 10, 53, 41, 5, 885, 5, 2, 26, 2, 20, 46, 40, 24, 20, 28, 4, 77, 114, 21, 8, 19, 8, 10, 66, 6, 54, 207, 58, 23, 9, 17, 23, 20, 158, 20, 10, 46, 17, 49, 12, 32, 24, 8, 192, 8, 6, 7, 33, 32, 21, 33, 34, 21, 23, 3, 105, 21, 28, 6, 30, 62, 15, 53, 12, 6, 46, 53, 64, 27, 30, 17, 20, 66, 11, 35, 42, 10, 31, 32, 6, 22, 24, 23, 14, 11, 18, 11], "yaxis": "y"}], "layout": {"hovermode": "x unified", "legend": {"title": {"text": "variable"}, "tracegroupgap": 0}, "margin": {"b": 5, "l": 0, "r": 0, "t": 50}, "title": {"text": "Development: Views, Likes, Comments_Added"}, "xaxis": {"anchor": "y", "domain": [0, 1], "title": {"text": "video_publish_time"}}, "yaxis": {"anchor": "x", "domain": [0, 1], "title": {"text": "value"}}}}
